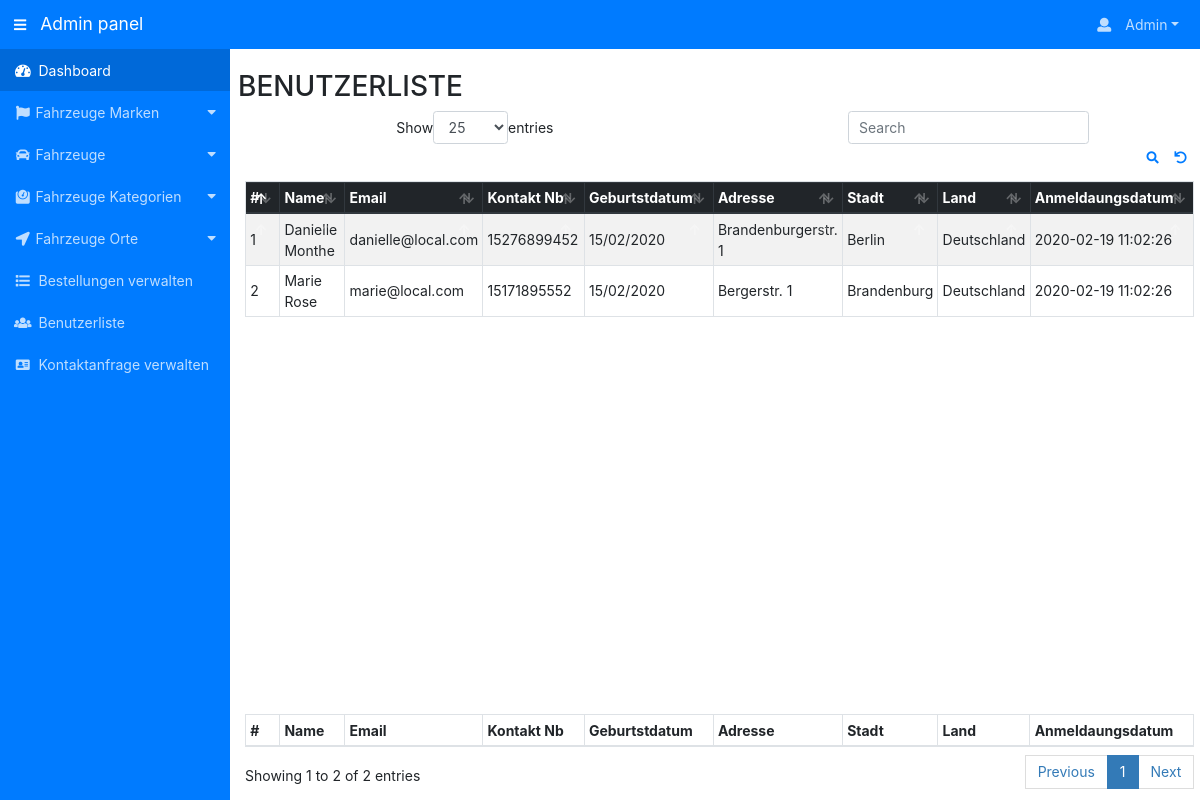
Page /admin/templates/user_list.php (signed in) on the earlier database version.
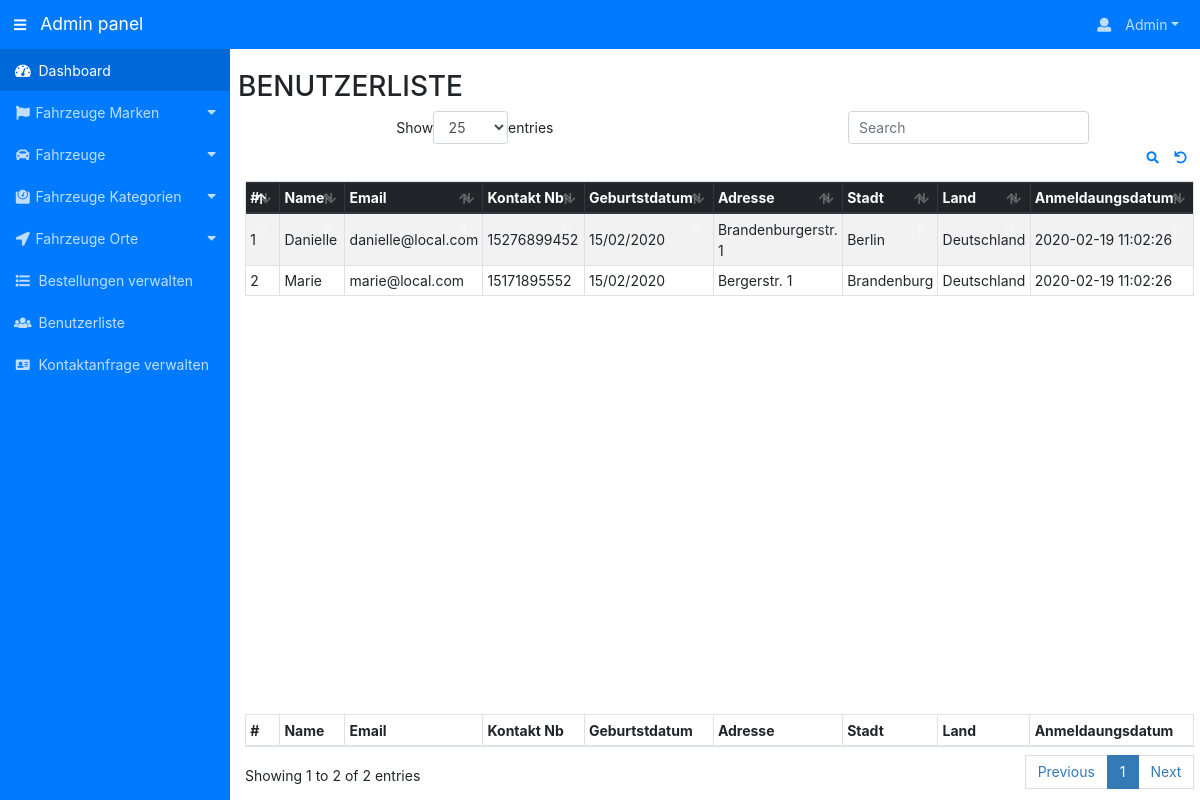
Same page on the later database version.
### tables this page shows
CREATE TABLE IF NOT EXISTS `users` (
      `id` int(11) NOT NULL,
      `FullName` varchar(120) DEFAULT NULL,
      `Email` varchar(100) DEFAULT NULL,
      `Password` varchar(100) DEFAULT NULL,
      `ContactNo` char(11) DEFAULT NULL,
      `Birthday` varchar(100) DEFAULT NULL,
      `Address` varchar(255) DEFAULT NULL,
      `City` varchar(100) DEFAULT NULL,
      `Country` varchar(100) DEFAULT NULL,
      `RegDate` timestamp NULL DEFAULT CURRENT_TIMESTAMP,
      `LastUpdate` TIMESTAMP    DEFAULT CURRENT_TIMESTAMP ON UPDATE CURRENT_TIMESTAMP
);

### admin/templates/user_list.php (the view, shortened to what this page needs)
<?php
include('../includes/config.php');
if (strlen($_SESSION['alogin']) == 0) {
    header('location:dashboard.php');
} else {
?>
<!DOCTYPE html>
<html lang="en">
<head>
    <link rel="stylesheet" href="../css/datatables.min.css">
    <link rel="stylesheet" href="../css/style.css">
    <link rel="stylesheet" href="../css/bootstrap.min.css">
    <link rel="stylesheet" href="../css/fontawesome-all.min.css">
    <link rel="stylesheet" href="../css/bootadmin.min.css">
</head>
<body style="background: #fff">
<?php include('../includes/header.php'); ?>
<div class="d-flex"> <?php include('../includes/leftsidebar.php'); ?>
    <div class="content content-wrapper mt-4">
        <div class="container">
            <div class="row">
                <h2>Benutzerliste</h2>
                <div class="col-md-12">
                    <table id="dataTable" class="table table-striped table-bordered table-sm" cellspacing="0" width="100%">
                        <thead class="thead-dark">
                        <tr>
                            <th>#</th>
                            <th>Name</th>
                            <th>Email </th>
                            <th>Kontakt Nb</th>
                            <th>Geburtstdatum</th>
                            <th>Adresse</th>
                            <th>Stadt</th>
                            <th>Land</th>
                            <th>Anmeldaungsdatum</th>
                        </tr>
                        </thead>
                        <tbody>
                        <?php $sql = "SELECT * from users ";
                        $query = $dbh -> prepare($sql);
                        $query->execute();
                        $results=$query->fetchAll(PDO::FETCH_OBJ);
                        $cnt=1;
                        if($query->rowCount() > 0) {
                            foreach($results as $result) { ?>
                                <tr>
                                    <td><?php echo htmlentities($cnt);?></td>
                                    <td><?php echo htmlentities($result->FullName);?></td>
                                    <td><?php echo htmlentities($result->Email);?></td>
                                    <td><?php echo htmlentities($result->ContactNo);?></td>
                                    <td><?php echo htmlentities($result->Birthday);?></td>
                                    <td><?php echo htmlentities($result->Address);?></td>
                                    <td><?php echo htmlentities($result->City);?></td>
                                    <td><?php echo htmlentities($result->Country);?></td>
                                    <td><?php echo htmlentities($result->RegDate);?></td>
                                </tr>
                                <?php $cnt=$cnt+1;
                            }
                        } ?>
                        </tbody>
                        <tfoot>
                        <tr>
                            <th>#</th>
                            <th>Name</th>
                            <th>Email </th>
                            <th>Kontakt Nb</th>
                            <th>Geburtstdatum</th>
                            <th>Adresse</th>
                            <th>Stadt</th>
                            <th>Land</th>
                            <th>Anmeldaungsdatum</th>
                        </tr>
                        </tfoot>
                    </table>
                </div>
            </div>
        </div>
    </div>
</div>
</body>
</html>
<?php } ?>

### admin/includes/header.php (shortened to what this page needs)
<nav class="navbar navbar-expand navbar-dark bg-primary">
    <a class="sidebar-toggle mr-3" href="#"><i class="fa fa-bars"></i></a>
    <a class="navbar-brand" href="../templates/dashboard.php">Admin panel</a>
    <div class="navbar-collapse collapse">
        <ul class="navbar-nav ml-auto">
            <li class="nav-item dropdown">
                <a href="#" id="dd_user" class="nav-link dropdown-toggle" data-toggle="dropdown"><i class="fa fa-user mr-3"></i>Admin</a>
            </li>
        </ul>
    </div>
</nav>

### admin/includes/leftsidebar.php (shortened to what this page needs)
<div class="sidebar sidebar-dark bg-primary">
    <ul class="list-unstyled">
        <li class="active"><a href="../templates/dashboard.php"><i class="fa fa-fw fa-tachometer-alt mr-2"></i>Dashboard</a></li>
        <li>
            <a href="#sm_base" data-toggle="collapse">
                <i class="fa fa-fw fa-flag"></i> Fahrzeuge Marken
            </a>
        </li>
        <li>
            <a href="#sm_examples" data-toggle="collapse">
                <i class="fa fa-fw fa-car"></i> Fahrzeuge
            </a>
        </li>
        <li>
            <a href="#sm_examples2" data-toggle="collapse">
                <i class="fa fa-fw fa-weight"></i> Fahrzeuge Kategorien
            </a>
        </li>
        <li>
            <a href="#sm_examples3" data-toggle="collapse">
                <i class="fa fa-fw fa-location-arrow"></i> Fahrzeuge Orte
            </a>
        </li>
        <li><a href="../templates/bookings_management.php"><i class="mr-2 fa fa-fw fa-list"></i>Bestellungen verwalten</a></li>
        <li><a href="../templates/user_list.php"><i class="mr-2 fa fa-fw fa-users"></i>Benutzerliste</a></li>
        <li><a href="../templates/contactusquery.php"><i class="mr-2 fa fa-fw fa-address-card"></i>Kontaktanfrage verwalten</a></li>
    </ul>
</div>

### admin/css/style.css (style rules this page uses)
body { background-image: url("../img/bg_admin_login.jpg"); background-repeat: no-repeat; background-size: cover; font-family: "Poppins", sans-serif; }
a { color: #92badd; display:inline-block; text-decoration: none; font-weight: 400; }
h2 { text-align: center; font-size: 16px; font-weight: 600; text-transform: uppercase; display:inline-block; margin: 40px 8px 10px 8px; color: #cccccc; }

Differences in the rows shown:
changed users "danielle@local.com": FullName "Danielle Monthe" → "Danielle"
changed users "marie@local.com": FullName "Marie Rose" → "Marie"
